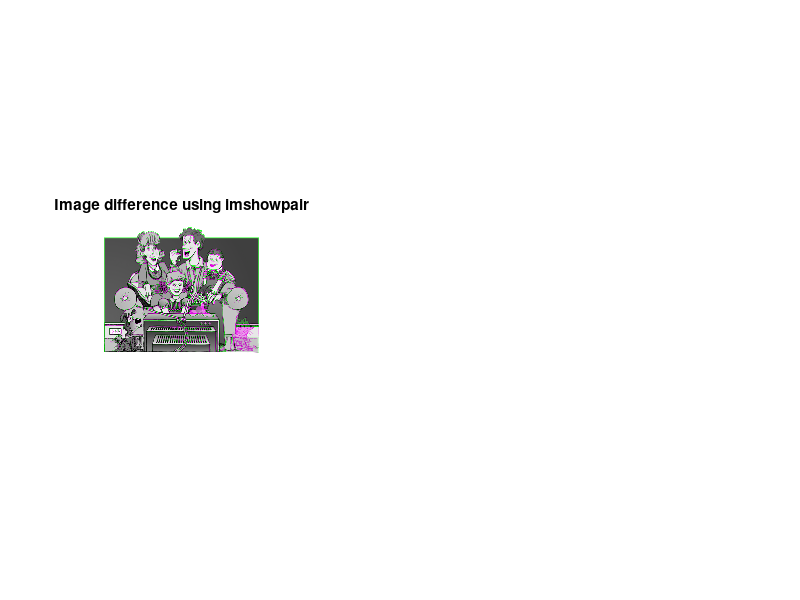

The MATLAB script that drew this image: (Note: this script raises an error after producing the figure.)
%% Q1
load('femfel.mat');
close
subplot(1,3,1), imshowpair(femfel1, femfel2)
title('Image difference using imshowpair')
% We see that image 1 is slightly shifted 

% Align the images
im_moved = rgb2gray(femfel1);
im_fixed = rgb2gray(femfel2);
[optimizer, metric] = imregconfig('monomodal');
im_aligned = imregister(im_moved, im_fixed, 'affine', optimizer, metric);

diff_im = im_fixed-im_aligned;
subplot(1,3,2), imshow(diff_im)
title('Aligned image difference')

% Estimate background
background = imopen(diff_im , strel('disk', 15));
final_im = diff_im - background; 
final_im = imadjust(final_im);
final_im = imbinarize(final_im);
final_im = bwareaopen(final_im, 50);
subplot(1,3,3), imshow(final_im)
title('Final result')

%% Q2
load('heart_data.mat');
close all

% Get the mean and standard deviation for the two classes
back_std = std(background_values);
chamb_std = std(chamber_values);
back_mean = mean(background_values);
chamb_mean = mean(chamber_values);

% Determine priors
total_pixels = numel(im);
a_back = -log(numel(background_values)/total_pixels);
a_chamb = -log(numel(chamber_values)/total_pixels);

% Calculate the probabilities for each pixel (negative log-likelihood)
pd_back = -log(normpdf(im, back_mean, back_std)) - a_back;
pd_chamb = -log(normpdf(im, chamb_mean, chamb_std)) - a_chamb;

% start at lambda = 3.5 
for lambda=1:0.01:5
[M, N] = size(im);
n = numel(im);
neigh = edges4connected(M,N);
i = neigh(:,1);
j = neigh(:,2);
% lambda = 0.11;
A = sparse(i,j,lambda,n,n);
T = [pd_back(:) pd_chamb(:)];
T = sparse(T);

[E, theta] = maxflow(A,T);
theta = reshape(theta,M,N);
theta = double(theta);
imshow(theta)
lambda
waitforbuttonpress
end

%% Q3
F = [-4 2 -6;3 0 7;-6 9 1];
a = [1 2 1;3 2 1;0 3 1];
b = [1 1 1;5 1 1;-1 -3 1];

corr_points = zeros(3,3);
for i=1:3
    for j=1:3
        corr_points(i,j) = a(i,:)*F*b(j,:)'; 
    end 
end
corr_points

% Answer a1->b2 and a2->b1





